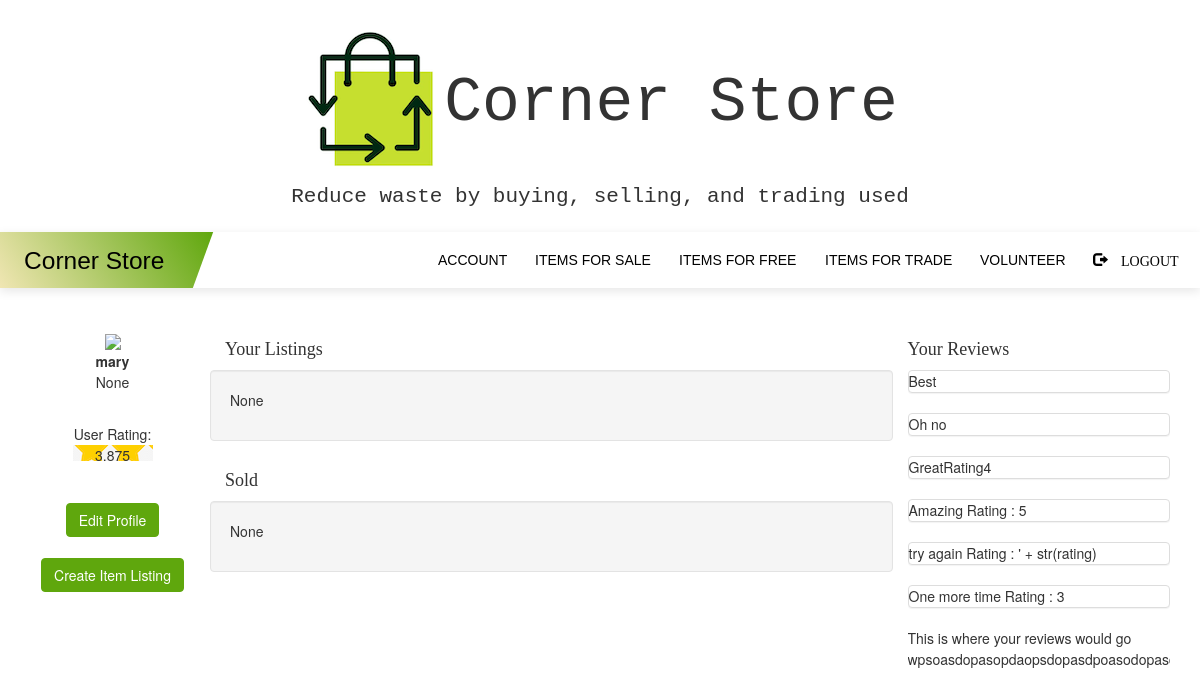
Screenshot of /profile (signed in) with the database file from the repository.
### myapp/models.py (models this page shows, shortened)
class User(UserMixin, db.Model):
    __tablename__ = 'users'
    id = db.Column(db.Integer, primary_key=True)
    username = db.Column(db.String(64), unique=True, index=True)
    email = db.Column(db.String(128), unique=True)
    password = db.Column(db.String(128))
    admin = db.Column(db.String(10))
    agency = db.Column(db.String(10))
    verified = db.Column(db.String(10))
    profile = db.relationship('Profile', backref='users', lazy='dynamic')
    listings = db.relationship('Listing', backref='users', lazy='dynamic')
    volunteer = db.relationship('Volunteer', backref='users', lazy='dynamic')
    bevolunteer = db.relationship('BeVolunteer', backref='users', lazy='dynamic')
    report = db.relationship('Report', backref='users', lazy='dynamic')
    review = db.relationship('Review', backref='users', lazy='dynamic')
    rating = db.relationship('Rating', backref='users', lazy='dynamic')

class Rating(db.Model):
    id = db.Column(db.Integer, primary_key=True)
    rating = db.Column(db.Float(3), default=None)
    user_id = db.Column(db.Integer, db.ForeignKey('users.id'))

class Review(db.Model):
    id = db.Column(db.Integer, primary_key=True)
    review = db.Column(db.String(256))
    user_id = db.Column(db.Integer, db.ForeignKey('users.id'))

### myapp/routes.py (the view)
@myapp_obj.route("/profile")
@login_required
def profile():
    username = current_user.username
    user_id = current_user.id
    agency = current_user.agency
    admin = current_user.admin
    if agency == 'True':
        return redirect('/agencyprofile')
    if admin == 'True':
        return redirect('/adminprofile')
    a = Review.query.filter(Review.user_id==current_user.id).all()
    rating = Rating.query.filter(user_id==current_user.id).first()
    listings = Listing.query.filter(Listing.user_id==user_id)
    count = Listing.query.filter(Listing.user_id==user_id).count()
    sold = Listing.query.filter(Listing.user_id==user_id and Listing.status=='Sold').count()
    return render_template('profile.html', username = username, agency=agency, listings=listings, count=count, sold=sold, user=current_user, a=a, rating=rating)

### myapp/models.py (called while the page is built)
@login.user_loader
def load_user(id):
    return User.query.get(int(id))

### myapp/templates/profile.html (shortened to what this page needs)
{% extends "base.html" %}
{% block content %}
<br><br>
<div class="container rounded bg-white mt-2 mb-2">
    <div class="row">
        <div class="col-md-2 border-right">
            <div class="d-flex flex-column align-items-center text-center p-3 py-5">
                <img class="rounded-circle mt-5" width="150px" src="https://st3.depositphotos.com/15648834/17930/v/600/depositphotos_179308454-stock-illustration-unknown-person-silhouette-glasses-profile.jpg">
                <br> <center><strong><span class="font-weight-bold"> {{ username }}</span></strong>
                   <p> {{ agency }}</p>
                <br><span> User Rating: </span><span class="stars">{{rating.rating}}</span>
<br><br>
                <span><a href="/editprofile"> <button type="button" class="btn btn-primary">Edit Profile</button> </a></span><br><br>
                <span><a href="/createlisting"><button type="button" class="btn btn-primary">Create Item Listing</button></a></span>
            </center>
            </div>
        </div>
        <div class="col-md-7 border-right">
            <div class="p-3 py-5">
                <h4 style='font-family: Monaco;'>Your Listings</h4>
                <div class="row mt-2">
                  {% if count > 0 %}
                    {% for i in listings %}
                    <div class="col-sm-6">
                        {% if i.status == 'For Sale' %}
                        <a href="/managelistings/{{i.id}}">
                          {% if i.price > 0.0 %}
                              <div class="panel panel-success">
                                  <div class="panel-heading">{{ i.name }}</div>
                                  <div class="panel-body" style="height:350px;overflow-y: scroll;"><img src="/static/listing_pics/{{i.image_file}}" class="img-responsive" style="width:100%" alt="Image"></div>
                                  <div class="panel-footer" style="height: 50px;overflow-y: scroll;">{{ i.description }}</div>
                            </div>
                            {% elif i.free %}
                            <div class="panel panel-info">
                                <div class="panel-heading">{{ i.name }}</div>
                                <div class="panel-body" style="height:350px;overflow-y: scroll;"><img src="/static/listing_pics/{{i.image_file}}" class="img-responsive" style="width:100%" alt="Image"></div>
                                <div class="panel-footer" style="height: 50px;overflow-y: scroll;">{{ i.description }}</div>
                          </div>
                          {% else %}
                          <div class="panel panel-warning">
                              <div class="panel-heading">{{ i.name }}</div>
                              <div class="panel-body" style="height:350px;overflow-y: scroll;"><img src="/static/listing_pics/{{i.image_file}}" class="img-responsive" style="width:100%" alt="Image"></div>
                              <div class="panel-footer" style="height: 50px;overflow-y: scroll;">{{ i.description }}</div>
                        </div>
                        {% endif %}
                          </div>
                        </a>
                        {% endif %}
                    {% endfor %}
                    {% else %}
                    <div class='well'>
                    <p> None </p>
                  </div>
                    {% endif %}
                  </div>
                    <div class="p-3 py-5">
                    <h4 style='font-family: Monaco;'>Sold</h4>
                    <div class="row mt-2">
                    {% if sold > 0 %}
                    {% for i in listings %}
                        {% if i.status == 'Sold' %}
                        <a href="/managelistings/{{i.id}}">
                        <div class="panel panel-default">
                          <div class="panel-heading">
                            <div class="col">{{ i.name }}</div>
                        </div>
                        <div class="panel-heading">
                                <div class='col', style="text-align:right">
                            {% if i.price==0.00 %}
                                Free
                            {% else %}
                                {{i.price }}
                            {% endif %}
                        </div>
                    </div>
                          <div class="panel-body">
                            {{ i.description }} </div>
                        </div>
                    </a>
                        {% endif %}
                    {% endfor %}
                    {% else %}
                    <div class='well'>
                    <p> None </p>
                  </div>
                    {% endif %}
                </div>
            </div>
        </div>
        <div class="col-md-4">
        </div>
    </div>
<div class="col-md-3 border-left">
  <h4 style='font-family: Monaco;'>Your Reviews</h4>
<div class="plzwork" style="overflow-y:auto; height:300px">
  {% for x in a %}
  <div class="p-3 py-5">
    <div class="panel panel-default">
{{ x.review }}
</div>
</div>
{% endfor %}
This is where your reviews would go wpsoasdopasopdaopsdopasdpoasodopasdopaopsdoapsdoasodasodopasdoasodoasdopasodpaosdoasdoasdop
<br>
<br>
<br>
<br>
<br>
<br>
<br>
<br>
<br>
<br>
<br>
<br>
<br>
<br>
</div>
</div>
</div>
</div>
</div>
{% endblock %}

### myapp/templates/base.html (shortened to what this page needs)
<!DOCTYPE html>
<html lang="en">
<html xmlns="http://www.w3.org/1999/xhtml"
      xmlns:th="http://www.thymeleaf.org">
<head>
    <link rel="stylesheet" href="https://maxcdn.bootstrapcdn.com/bootstrap/3.4.1/css/bootstrap.min.css">
    <link rel= "stylesheet" type= "text/css" href= "{{ url_for('static',filename='nav.css') }}">
</head>
<body>
<div class="jumbotron">
    <div class="container text-center">
        <h1><img src="{{url_for('static', filename='recyclebag.png')}}" alt="recycle">Corner Store</h1>
        <p>Reduce waste by buying, selling, and trading used </p>
    </div>
</div>
<nav id="nav">
    <div class="nav left">
        <span class="gradient skew"><h1 class="logo un-skew"><a href="/">Corner Store</a></h1></span>
    </div>
    <div class="nav right">
        <a href="/profile" class="nav-link"><span class="nav-link-span"><span class="u-nav">Account</span></span></a>
        <a href="/listings" class="nav-link"><span class="nav-link-span"><span class="u-nav">Items for Sale</span></span></a>
        <a href="/freelistings" class="nav-link"><span class="nav-link-span"><span class="u-nav">Items for Free</span></span></a>
        <a href="/tradelistings" class="nav-link"><span class="nav-link-span"><span class="u-nav">Items for Trade</span></span></a>
        <a href="/vollisting" class="nav-link"><span class="nav-link-span"><span class="u-nav">Volunteer</span></span></a>
        <a href="/logout" class="nav-link"><span class="nav-link-span">
          <span class="glyphicon glyphicon-log-out"> Logout</span></span></a>
    </div>
</nav>
<div>
    {% block content %}
    {% endblock %}
</body>
</html>

### myapp/static/nav.css (style rules this page uses)
button { background: none; box-shadow: none; border: none; cursor: pointer; }
html { scroll-behavior: smooth; }
body { line-height: 1.5em; padding: 0; margin: 0; }
.skew { transform: skew(-20deg); }
.un-skew { transform: skew(20deg); }
#nav { background-color: #fff; box-shadow: 0px 3px 10px rgba(0, 0, 0, 0.1); display: flex; flex-direction: column; font-family: "Saira Semi Condensed", sans-serif; height: 4em; overflow: hidden; }
.nav { display: flex; height: 4em; line-height: 4em; flex-grow: 1; }
.nav-link, .logo { padding: 0 1em; }
span.gradient { background: #ffdcbc; background: -webkit-linear-gradient(45deg, #FEECC3, #5fa70d); background: linear-gradient(45deg, #FEECC3, #5fa70d); padding: 0 1em; position: relative; right: 1em; margin-right: auto; }
h1.logo { font-weight: 300; font-size: 1.75em; line-height: 0.75em; color: #fff; }
.nav-link { text-transform: uppercase; text-align: center; border-top: 0.5px solid #ddd; }
a:link, a:visited, a:active { text-decoration: none; color: black; }
.right { display: flex; flex-direction: column; height: 100%; }
.btn-primary { color: #fff; background-color: #5fa70d; border-color: #5fa70d; }
@media (min-width: 800px) { #nav { overflow: hidden; flex-direction: row; } }
@media (min-width: 800px) { .nav-link { border-top: none; } }
@media (min-width: 800px) { .right { overflow: hidden; flex-direction: row; justify-content: flex-end; position: relative; left: 1.5em; height: auto; } }
@media (min-width: 800px) { .nav-link-span { transform: skew(20deg); display: inline-block; } }
@media (min-width: 800px) { .nav-link { transform: skew(-20deg); color: #777; text-decoration: none; } }
@media (min-width: 800px) { .nav-link:last-child { padding-right: 3em; } }
span.stars, span.stars span { display: block; background: url('images/stars.png') 0 -16px repeat-x; width: 80px; height: 16px; }

### myapp/templates/base.html (style rules this page uses)
.jumbotron { margin-bottom: 0; font-family: "Monaco", "Courier New", monospace; background-color: white; padding: 10px; }
img { max-width: 100%; max-height: 100%; }

### rows the page displays
User: username "mary"
Rating: rating "3.875"
Review: review "Best"
Review: review "Oh no"
Review: review "GreatRating4"
Review: review "Amazing Rating : 5"
Review: review "try again Rating : ' + str(rating)"
Review: review "One more time Rating : 3"

### other values shown
{{ agency }} "None"
